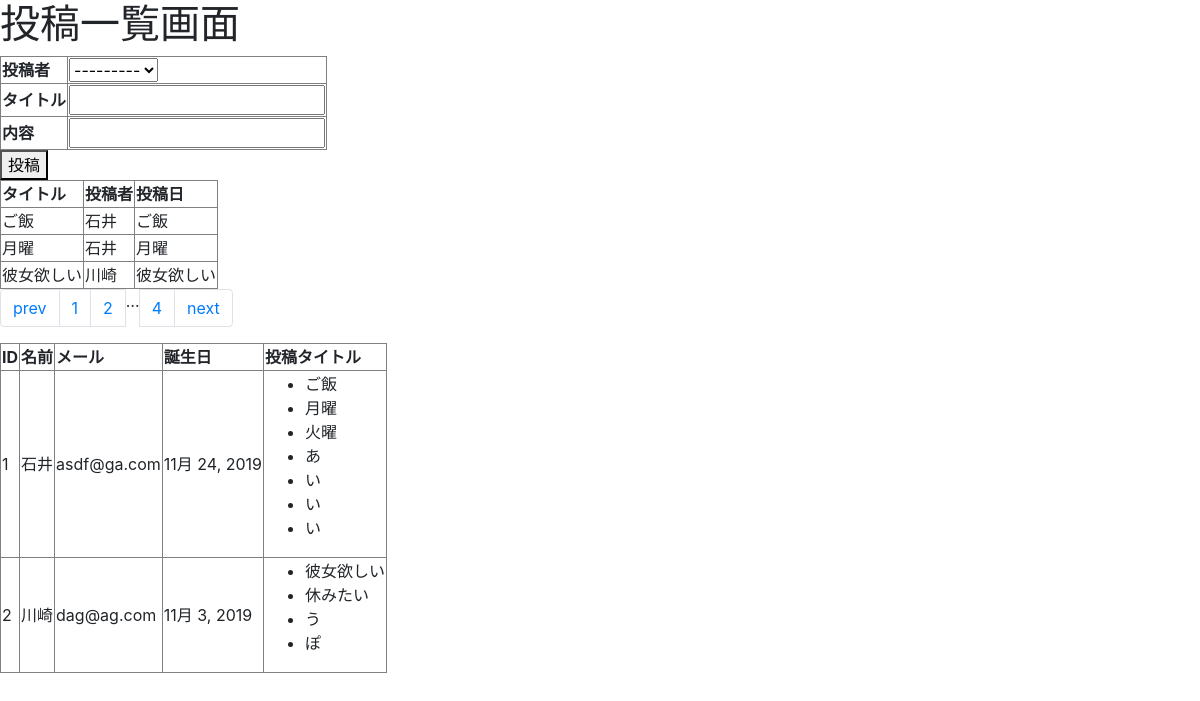
Page /message/list/ on the committed database.
### message/models.py (models this page shows, shortened)
class MessageModel(models.Model):
    friend = models.ForeignKey(FriendModel, on_delete=models.CASCADE)
    title = models.CharField(max_length=100)
    content = models.CharField(max_length=300)
    pub_date = models.DateTimeField(auto_now_add=True)
    class Meta:
        ordering = ('pub_date',)

class FriendModel(models.Model):
    name = models.CharField(max_length=100)
    mail = models.CharField(max_length=200)
    gender = models.BooleanField()
    age = models.IntegerField(default=0)
    birthday = models.DateField()
    def __str__(self):
        return self.name

### message/views.py (the view, shortened to what this page needs)
# urls.py: path('list/', views.MessageList.as_view(), name='message_list'),
class MessageList(View):
    def __init__(self):
        self.message_model = models.MessageModel
        self.friend_model = models.FriendModel
    def get(self, request, *args, **kwargs):
        page = kwargs.get('page', 1)
        message_list = self.message_model.objects.all()
        message_page = Paginator(message_list, 3)
        friend_list = self.friend_model.objects.all()
        for friend in friend_list:
            print(friend)
        context_data = {
            'message_forms': forms.MessageForm(),
            'message_list': message_page.get_page(page),
            'friend_list': friend_list,
        }
        return render(request, 'message_list.html', context_data)

### message/forms.py
class MessageForm(forms.ModelForm):
    class Meta:
        model = MessageModel
        fields = ['title', 'content', 'friend']

### message/templates/message_list.html (shortened to what this page needs)
<!doctype html>
<html lang="en">
<head>
  <link rel="stylesheet" href="https://stackpath.bootstrapcdn.com/bootstrap/4.3.1/css/bootstrap.min.css"
>
</head>
<body>
  <h1>投稿一覧画面</h1>
  <form action="{% url 'message:message_list' %}" method="post">
    <table border="1">
      <tr>
        <th>投稿者</th>
        <td>{{ message_forms.friend }}</td>
      </tr>
      <tr>
        <th>タイトル</th>
        <td>{{ message_forms.title }}</td>
      </tr>
      <tr>
        <th>内容</th>
        <td>{{ message_forms.content }}</td>
      </tr>
    </table>
    <button>投稿</button>
  </form>
  <table border="1">
    <tr>
      <th>タイトル</th>
      <th>投稿者</th>
      <th>投稿日</th>
    </tr>
    {% for message in message_list %}
    <tr>
      <td>{{ message.title }}</td>
      <td>{{ message.friend.name }}</td>
      <td>{{ message.title }}</td>
    </tr>
    {% endfor %}
  </table>
  <nav aria-label="Page navigation">
    <ul class="pagination">
      {% if message_list.has_previous %}
      <li class="page-item"><a class="page-link"
          href="{% url 'message:message_list_page' message_list.previous_page_number %}">prev</a>
      </li>
      {% else %}
      <li class="page-item"><a class="page-link" href="#">prev</a>
      </li>
      {% endif %}
      <li class="page-item"><a class="page-link"
          href="{% url 'message:message_list_page' message_list.number %}">{{ message_list.number }}</a>
      </li>
      {% if message_list.has_next and message_list.next_page_number != message_list.paginator.num_pages %}
      <li class="page-item"><a class="page-link"
          href="{% url 'message:message_list_page' message_list.next_page_number %}">{{ message_list.next_page_number }}</a>
      </li>
      {% endif %}
      {% if message_list.number != message_list.paginator.num_pages %}
      <li class="page-item"><span>&hellip;</span></li>
      <li class="page-item"><a class="page-link"
          href="{% url 'message:message_list_page' message_list.paginator.num_pages %}">{{ message_list.paginator.num_pages }}</a>
      </li>
      {% endif %}
      {% if message_list.has_next %}
      <li class="page-item"><a class="page-link"
          href="{% url 'message:message_list_page' message_list.next_page_number %}">next</a>
      </li>
      {% else %}
      <li class="page-item"><a class="page-link" href="#">next</a>
      </li>
      {% endif %}
    </ul>
  </nav>
  <table border="1">
    <tr>
      <th>ID</th>
      <th>名前</th>
      <th>メール</th>
      <th>誕生日</th>
      <th>投稿タイトル</th>
    </tr>
    {% for friend in friend_list %}
    <tr>
      <td>{{ friend.id }}</td>
      <td>{{ friend.name }}</td>
      <td>{{ friend.mail }}</td>
      <td>{{ friend.birthday }}</td>
      <td>
        <ul>
          {% for ob in friend.messagemodel_set.all %}
          <li>{{ ob.title }}</li>
          {% endfor %}
        </ul>
      </td>
    </tr>
    {% endfor %}
  </table>
</body>
</html>

### rows in the picture
MessageModel: title "ご飯", friend.name "石井"
MessageModel: title "月曜", friend.name "石井"
MessageModel: title "彼女欲しい", friend.name "川崎"
FriendModel: id "1", name "石井", mail "asdf@ga.com", birthday "11月 24, 2019"
MessageModel: title "火曜"
MessageModel: title "あ"
MessageModel: title "い"
MessageModel: title "い"
MessageModel: title "い"
FriendModel: id "2", name "川崎", mail "dag@ag.com", birthday "11月 3, 2019"
MessageModel: title "休みたい"
MessageModel: title "う"
MessageModel: title "ぽ"

### other values in the picture
{{ message_list.number }} "1"
{{ message_list.next_page_number }} "2"
{{ message_list.paginator.num_pages }} "4"
